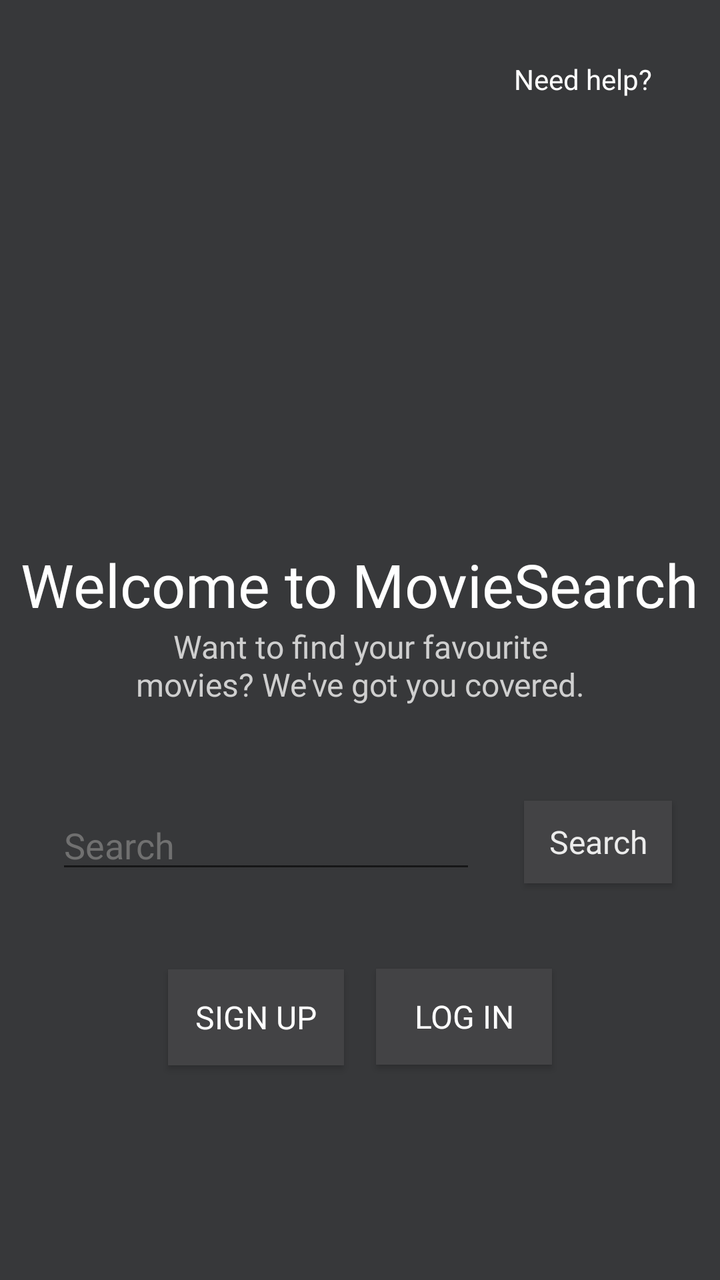
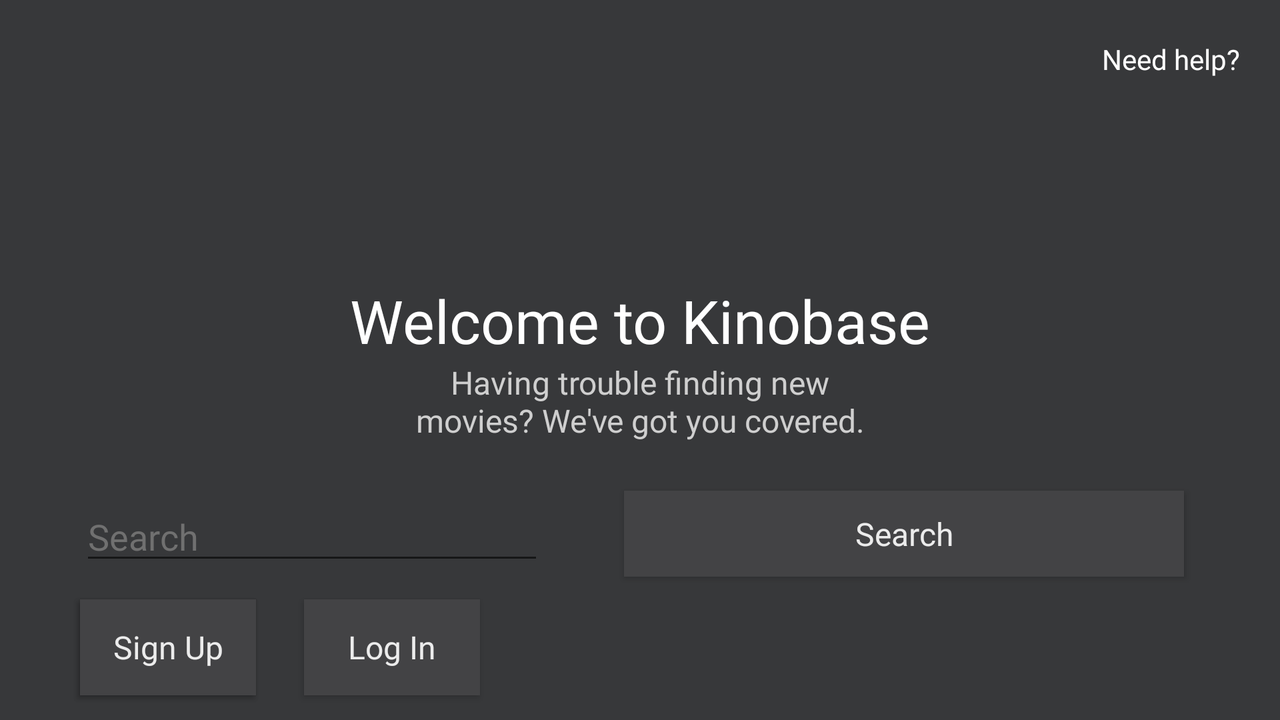

First picture: res/layout/ on a phone held upright. Second picture: the repository's own variant of that layout, on a device whose configuration matches the variant's folder. Source for both follows.
<!-- AndroidManifest.xml: application theme Theme.AppCompat.Light.NoActionBar -->
<!-- res/layout/activity_main.xml -->
<?xml version="1.0" encoding="utf-8"?>
<androidx.constraintlayout.widget.ConstraintLayout xmlns:android="http://schemas.android.com/apk/res/android"
    xmlns:app="http://schemas.android.com/apk/res-auto"
    xmlns:tools="http://schemas.android.com/tools"
    android:layout_width="match_parent"
    android:layout_height="match_parent"
    android:background="#37383A"
    tools:context=".MainActivity">

    <ImageView
        android:id="@+id/logo_image"
        android:layout_width="175dp"
        android:layout_height="168dp"
        android:layout_marginTop="72dp"
        app:layout_constraintEnd_toEndOf="parent"
        app:layout_constraintStart_toStartOf="parent"
        app:layout_constraintTop_toTopOf="parent"
        tools:srcCompat="@tools:sample/avatars" />

    <TextView
        android:id="@+id/textView"
        android:layout_width="wrap_content"
        android:layout_height="wrap_content"
        android:layout_marginTop="32dp"
        android:fontFamily="@font/spacegrotesk_bold"
        android:text="Welcome to MovieSearch"
        android:textColor="#FFFFFF"
        android:textColorHighlight="#7CC7D1"
        android:textSize="30sp"
        app:layout_constraintEnd_toEndOf="parent"
        app:layout_constraintStart_toStartOf="parent"
        app:layout_constraintTop_toBottomOf="@+id/logo_image" />

    <TextView
        android:id="@+id/textView2"
        android:layout_width="wrap_content"
        android:layout_height="wrap_content"
        android:layout_marginLeft="32dp"
        android:layout_marginRight="32dp"
        android:width="240dp"
        android:fontFamily="@font/spacegrotesk_light"
        android:gravity="center"
        android:text="Want to find your favourite movies? We've got you covered."
        android:textColor="#CFCFCF"
        android:textSize="16dp"
        app:layout_constraintEnd_toEndOf="parent"
        app:layout_constraintStart_toStartOf="parent"
        app:layout_constraintTop_toBottomOf="@+id/textView" />

    <EditText
        android:id="@+id/queryText"
        android:layout_width="0dp"
        android:layout_height="wrap_content"
        android:layout_marginStart="28dp"
        android:layout_marginLeft="28dp"
        android:layout_marginTop="12dp"
        android:ems="10"
        android:fontFamily="@font/spacegrotesk_light"
        android:hint="Search"
        android:inputType="textPersonName"
        android:textColor="#F6F6F6"
        android:textColorHint="#707070"
        app:layout_constraintBottom_toBottomOf="parent"
        app:layout_constraintStart_toStartOf="parent"
        app:layout_constraintTop_toBottomOf="@+id/textView2"
        app:layout_constraintVertical_bias="0.151" />

    <Button
        android:id="@+id/buttonSearch"
        android:layout_width="0dp"
        android:layout_height="0dp"
        android:layout_marginStart="24dp"
        android:layout_marginLeft="24dp"
        android:layout_marginEnd="24dp"
        android:layout_marginRight="24dp"
        android:background="#434345"
        android:fontFamily="@font/spacegrotesk_semibold"
        android:text="Search"
        android:textAllCaps="false"
        android:textColor="#ECECEC"
        android:textSize="16dp"
        app:layout_constraintBottom_toBottomOf="@+id/queryText"
        app:layout_constraintEnd_toEndOf="parent"
        app:layout_constraintHorizontal_bias="1.0"
        app:layout_constraintStart_toEndOf="@+id/queryText"
        app:layout_constraintTop_toTopOf="@+id/queryText"
        app:layout_constraintVertical_bias="1.0" />

    <Button
        android:id="@+id/buttonSignUp"
        android:layout_width="wrap_content"
        android:layout_height="wrap_content"
        android:layout_marginStart="84dp"
        android:layout_marginLeft="84dp"
        android:background="#434345"
        android:fontFamily="@font/spacegrotesk_semibold"
        android:text="SIGN UP"
        android:textColor="@android:color/white"
        android:textSize="16dp"
        app:layout_constraintBottom_toBottomOf="parent"
        app:layout_constraintStart_toStartOf="parent"
        app:layout_constraintTop_toBottomOf="@+id/queryText"
        app:layout_constraintVertical_bias="0.287" />

    <Button
        android:id="@+id/buttonSignIn"
        android:layout_width="wrap_content"
        android:layout_height="wrap_content"
        android:layout_marginEnd="84dp"
        android:layout_marginRight="84dp"
        android:background="#434345"
        android:fontFamily="@font/spacegrotesk_semibold"
        android:text="LOG IN"
        android:textColor="@android:color/white"
        android:textSize="16dp"
        app:layout_constraintBottom_toBottomOf="parent"
        app:layout_constraintEnd_toEndOf="parent"
        app:layout_constraintTop_toBottomOf="@+id/buttonSearch"
        app:layout_constraintVertical_bias="0.283" />

    <Button
        android:id="@+id/buttonLogOut"
        android:layout_width="36dp"
        android:layout_height="32dp"
        android:background="@drawable/ic_baseline_power_settings_logout_24"
        app:layout_constraintEnd_toEndOf="parent"
        app:layout_constraintHorizontal_bias="1.0"
        app:layout_constraintStart_toStartOf="parent"
        app:layout_constraintTop_toTopOf="parent" />

    <TextView
        android:id="@+id/helpScr"
        android:layout_width="wrap_content"
        android:layout_height="wrap_content"
        android:text="Need help?"
        android:textColor="#FFFFFF"
        app:layout_constraintBottom_toTopOf="@+id/logo_image"
        app:layout_constraintEnd_toEndOf="parent"
        app:layout_constraintHorizontal_bias="0.883"
        app:layout_constraintStart_toStartOf="parent"
        app:layout_constraintTop_toTopOf="parent"
        app:layout_constraintVertical_bias="0.566" />

</androidx.constraintlayout.widget.ConstraintLayout>
<!-- resources referenced by this layout -->
<resources>

</resources>
<!-- res/layout-land/activity_main.xml (the repository's variant of the layout above) -->
<!-- drawn on the phone turned sideways -->
<?xml version="1.0" encoding="utf-8"?>
<androidx.constraintlayout.widget.ConstraintLayout xmlns:android="http://schemas.android.com/apk/res/android"
    xmlns:app="http://schemas.android.com/apk/res-auto"
    xmlns:tools="http://schemas.android.com/tools"
    android:layout_width="match_parent"
    android:layout_height="match_parent"
    android:background="#37383A"
    tools:context=".MainActivity">

    <ImageView
        android:id="@+id/logo_image"
        android:layout_width="88dp"
        android:layout_height="88dp"
        android:layout_marginTop="36dp"
        app:layout_constraintEnd_toEndOf="parent"
        app:layout_constraintStart_toStartOf="parent"
        app:layout_constraintTop_toTopOf="parent"
        tools:srcCompat="@tools:sample/avatars" />

    <Button
        android:id="@+id/buttonLogOut"
        android:layout_width="wrap_content"
        android:layout_height="wrap_content"
        android:layout_marginStart="40dp"
        android:layout_marginLeft="40dp"
        android:background="#434345"
        android:fontFamily="@font/spacegrotesk_semibold"
        android:text="Log Out"
        android:textAllCaps="false"
        android:textColor="#ECECEC"
        android:textSize="16dp"
        app:layout_constraintBottom_toBottomOf="parent"
        app:layout_constraintStart_toStartOf="parent"
        app:layout_constraintTop_toBottomOf="@+id/queryText" />

    <TextView
        android:id="@+id/textView"
        android:layout_width="wrap_content"
        android:layout_height="wrap_content"
        android:layout_marginTop="16dp"
        android:fontFamily="@font/spacegrotesk_bold"
        android:text="Welcome to Kinobase"
        android:textColor="#FFFFFF"
        android:textColorHighlight="#7CC7D1"
        android:textSize="30sp"
        app:layout_constraintEnd_toEndOf="parent"
        app:layout_constraintStart_toStartOf="parent"
        app:layout_constraintTop_toBottomOf="@+id/logo_image" />

    <TextView
        android:id="@+id/textView2"
        android:layout_width="wrap_content"
        android:layout_height="wrap_content"
        android:layout_marginLeft="32dp"
        android:layout_marginRight="32dp"
        android:width="240dp"
        android:fontFamily="@font/spacegrotesk_light"
        android:gravity="center"
        android:text="Having trouble finding new movies? We've got you covered."
        android:textColor="#CFCFCF"
        android:textSize="16dp"
        app:layout_constraintEnd_toEndOf="parent"
        app:layout_constraintStart_toStartOf="parent"
        app:layout_constraintTop_toBottomOf="@+id/textView" />

    <EditText
        android:id="@+id/queryText"
        android:layout_width="0dp"
        android:layout_height="wrap_content"
        android:layout_marginStart="40dp"
        android:layout_marginLeft="40dp"
        android:layout_marginTop="12dp"
        android:layout_marginEnd="40dp"
        android:layout_marginRight="40dp"
        android:ems="10"
        android:fontFamily="@font/spacegrotesk_light"
        android:hint="Search"
        android:inputType="textPersonName"
        android:textColor="#F6F6F6"
        android:textColorHint="#707070"
        app:layout_constraintBottom_toBottomOf="parent"
        app:layout_constraintEnd_toStartOf="@+id/buttonSearch"
        app:layout_constraintStart_toStartOf="parent"
        app:layout_constraintTop_toBottomOf="@+id/textView2"
        app:layout_constraintVertical_bias="0.151" />

    <Button
        android:id="@+id/buttonSearch"
        android:layout_width="280dp"
        android:layout_height="43dp"
        android:layout_marginEnd="48dp"
        android:layout_marginRight="48dp"
        android:background="#434345"
        android:fontFamily="@font/spacegrotesk_semibold"
        android:text="Search"
        android:textAllCaps="false"
        android:textColor="#ECECEC"
        android:textSize="16dp"
        app:layout_constraintBottom_toBottomOf="@+id/queryText"
        app:layout_constraintEnd_toEndOf="parent"
        app:layout_constraintTop_toTopOf="@+id/queryText" />

    <Button
        android:id="@+id/buttonSignUp"
        android:layout_width="0dp"
        android:layout_height="wrap_content"
        android:layout_marginStart="40dp"
        android:layout_marginLeft="40dp"
        android:background="#434345"
        android:fontFamily="@font/spacegrotesk_semibold"
        android:text="Sign Up"
        android:textAllCaps="false"
        android:textColor="#ECECEC"
        android:textSize="16dp"
        app:layout_constraintBottom_toBottomOf="parent"
        app:layout_constraintStart_toStartOf="parent"
        app:layout_constraintTop_toBottomOf="@+id/queryText"
        app:layout_constraintVertical_bias="0.5" />

    <Button
        android:id="@+id/buttonSignIn"
        android:layout_width="0dp"
        android:layout_height="wrap_content"
        android:layout_marginStart="24dp"
        android:layout_marginLeft="24dp"
        android:background="#434345"
        android:fontFamily="@font/spacegrotesk_semibold"
        android:text="Log In"
        android:textAllCaps="false"
        android:textColor="#ECECEC"
        android:textSize="16dp"
        app:layout_constraintBottom_toBottomOf="@+id/buttonSignUp"
        app:layout_constraintStart_toEndOf="@+id/buttonSignUp"
        app:layout_constraintTop_toTopOf="@+id/buttonSignUp" />

    <TextView
        android:id="@+id/helpScr"
        android:layout_width="wrap_content"
        android:layout_height="wrap_content"
        android:layout_marginTop="20dp"
        android:layout_marginEnd="20dp"
        android:layout_marginRight="20dp"
        android:text="Need help?"
        android:textColor="#FFFFFF"
        app:layout_constraintEnd_toEndOf="parent"
        app:layout_constraintTop_toTopOf="parent" />
</androidx.constraintlayout.widget.ConstraintLayout>
